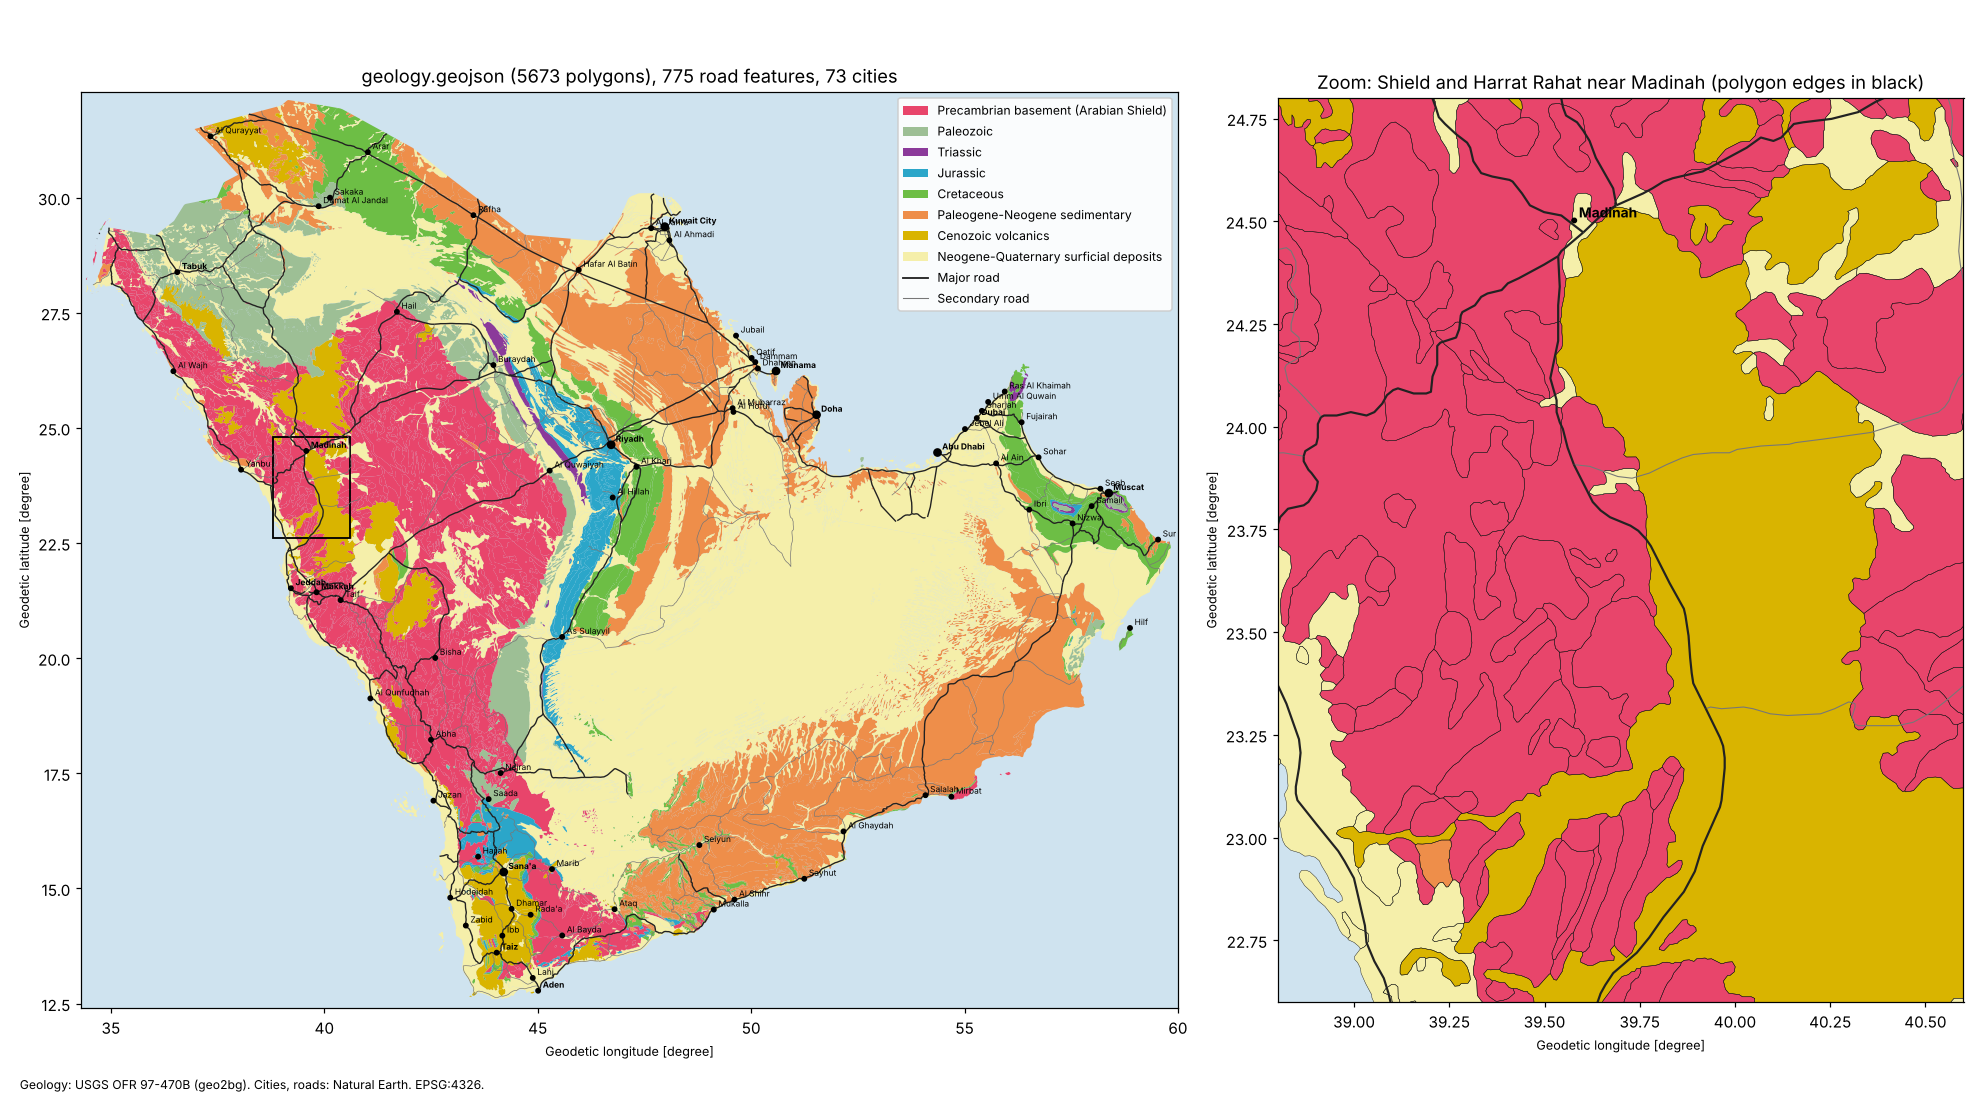

This figure's Python source:
"""M2 preview: docs/data/*.geojson rendered with matplotlib -> notebooks/m2_preview.png.

Left: whole peninsula (L1 fill colours, major roads, cities). Right: zoom on the Shield / Harrat Rahat
near Madinah with polygon edges drawn, to check visually for gaps or overlaps after simplification.
"""
from pathlib import Path

import geopandas as gpd
import pandas as pd
import matplotlib.pyplot as plt
from matplotlib.patches import Patch, Rectangle

ROOT = Path(__file__).resolve().parents[1]
D = ROOT / "docs" / "data"
OUT = ROOT / "notebooks" / "m2_preview.png"
ZOOM = (38.8, 22.6, 40.6, 24.8)  # lon_min, lat_min, lon_max, lat_max

geo = gpd.read_file(D / "geology.geojson")
roads = gpd.read_file(D / "roads.geojson")
cities = gpd.read_file(D / "cities.geojson")

fig, (ax, az) = plt.subplots(1, 2, figsize=(18, 10), gridspec_kw={"width_ratios": [1.6, 1]})
for a in (ax, az):
    geo.plot(ax=a, color=geo.level1_colour, linewidth=0)
    a.set_facecolor("#cfe3ef")
    a.set_aspect("equal")
geo.boundary.plot(ax=az, color="k", linewidth=0.25)

for a, scale in ((ax, 1.0), (az, 1.6)):
    for cls, colour, lw in (("secondary", "#777777", 0.45), ("major", "#222222", 0.9)):
        roads[roads["class"] == cls].plot(ax=a, color=colour, linewidth=lw * scale)
for a, size in ((ax, 5.5), (az, 9)):
    cities.plot(ax=a, color="k", markersize=cities["capital"].map({1: 22, 0: 8}), zorder=3)
    for _, c in cities.iterrows():
        x, y = c.geometry.x, c.geometry.y
        if a is az and not (ZOOM[0] < x < ZOOM[2] and ZOOM[1] < y < ZOOM[3]):
            continue
        a.annotate(c["name"], (x, y), xytext=(3, 2), textcoords="offset points", fontsize=size,
                   fontweight="bold" if c.scalerank <= 4 else "normal", zorder=4)

ax.set_xlim(34.3, 60.0); ax.set_ylim(12.4, 32.3)
az.set_xlim(ZOOM[0], ZOOM[2]); az.set_ylim(ZOOM[1], ZOOM[3])
ax.add_patch(Rectangle(ZOOM[:2], ZOOM[2] - ZOOM[0], ZOOM[3] - ZOOM[1], fill=False, ec="k", lw=1.2))
classes = (pd.read_csv(ROOT / "scripts" / "geology_classes.csv")
           .query("level1_class != 'EXCLUDE'").drop_duplicates("level1_class"))
handles = [Patch(fc=c, ec="none", label=k) for k, c in zip(classes.level1_class, classes.level1_colour)]
handles += [plt.Line2D([], [], color="#222222", lw=1.2, label="Major road"),
            plt.Line2D([], [], color="#777777", lw=0.7, label="Secondary road")]
ax.legend(handles=handles, loc="upper right", fontsize=8, framealpha=0.9)
ax.set_title(f"geology.geojson ({len(geo)} polygons), {len(roads)} road features, {len(cities)} cities")
az.set_title("Zoom: Shield and Harrat Rahat near Madinah (polygon edges in black)")
fig.text(0.01, 0.01, "Geology: USGS OFR 97-470B (geo2bg). Cities, roads: Natural Earth. EPSG:4326.",
         fontsize=8)
fig.tight_layout()
fig.savefig(OUT, dpi=110)
print(f"Wrote {OUT.relative_to(ROOT)} ({OUT.stat().st_size / 1e3:.0f} kB)")
